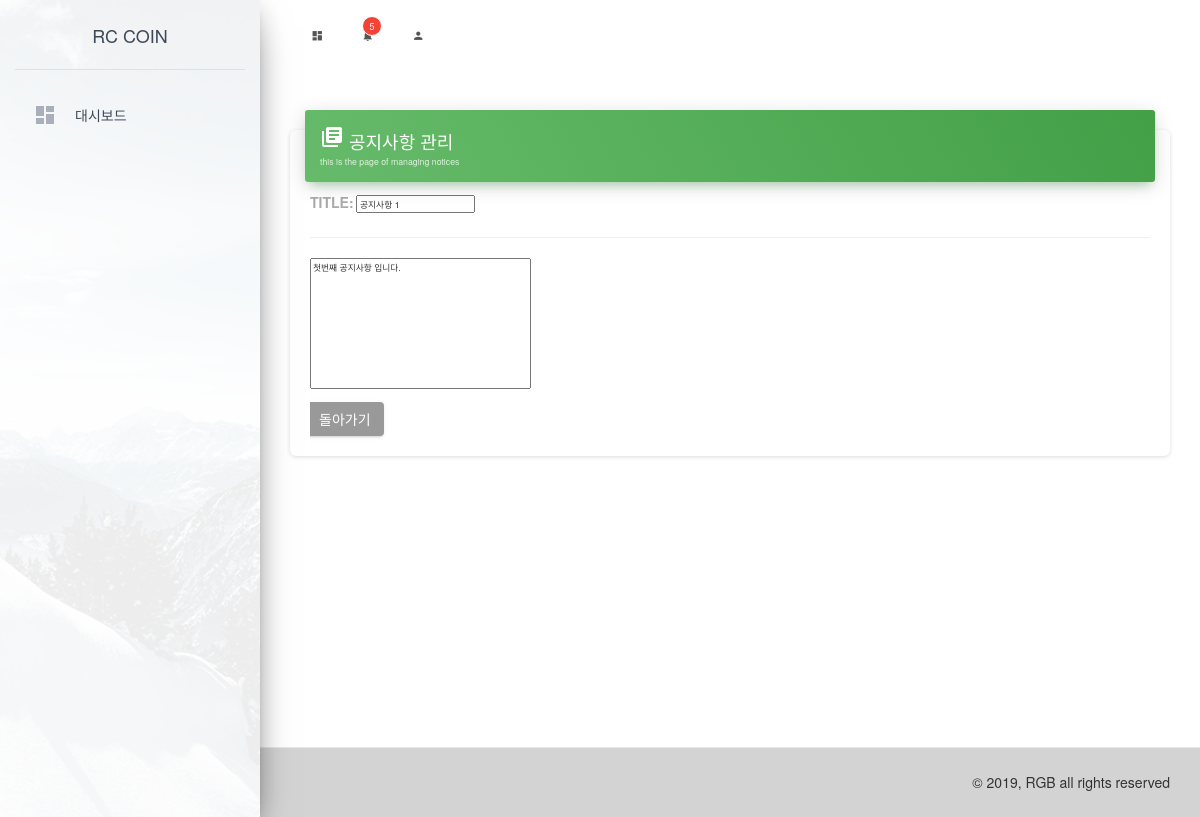
The app's page /operate/notice/notice_edit/1, older data.
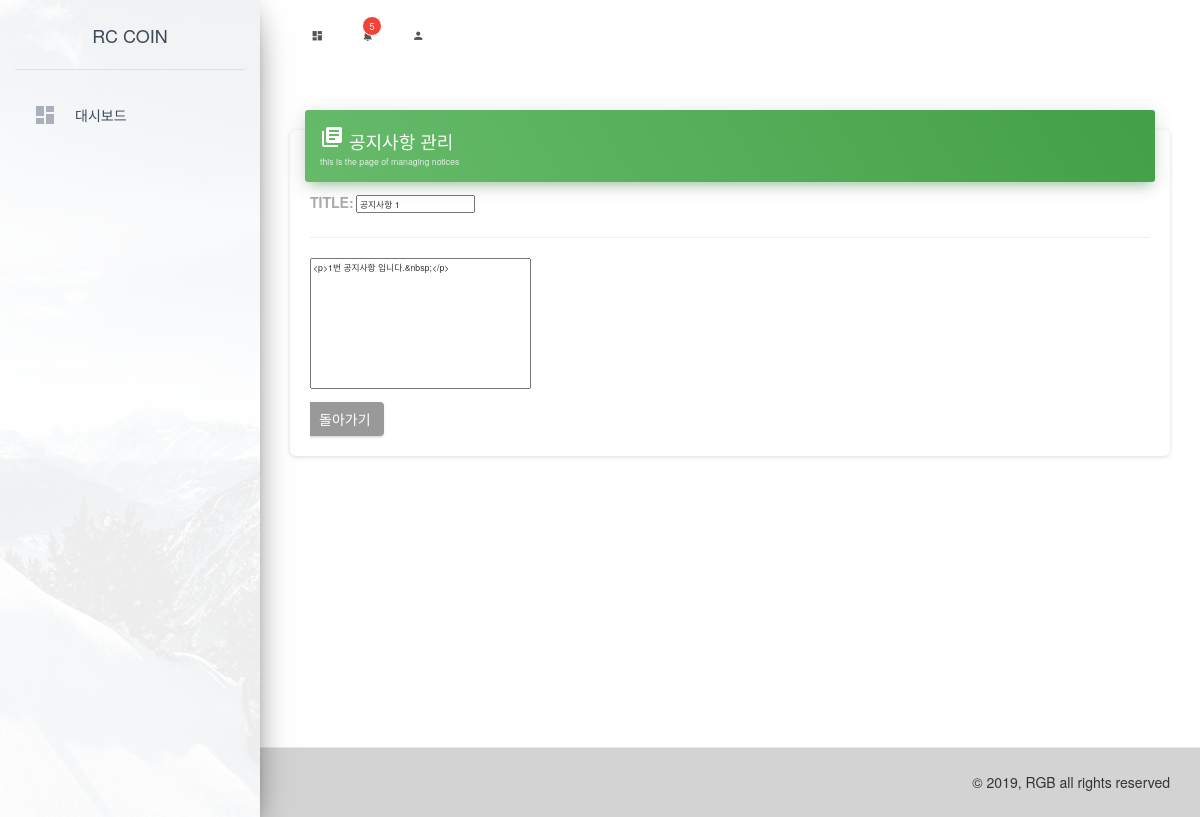
The same page, newer data.
### info/models.py (models this page shows)
class Notice(models.Model):
    title = models.CharField('TITLE', max_length=100)
    content = models.TextField('CONTENT')
    writer = models.ForeignKey(User, null=True, on_delete=models.CASCADE)
    create_date = models.DateTimeField('CREATE_DATE', auto_now_add=True)
    modify_date = models.DateTimeField('MODIFY_DATE', auto_now=True)
    status = models.CharField('STATUS', max_length=1, default='Y')

### operate/views.py (the view)
# urls.py: path('notice/notice_edit/<int:notice_id>', notice_edit, name='notice_edit'),
def notice_edit(request, notice_id=None):
    if notice_id:
        notice = get_object_or_404(Notice, pk=notice_id)
    else:
        notice = Notice()
    if request.method == 'POST': # POST
        form = NoticeForm(request.POST, instance=notice)
        if form.is_valid():
            notice = form.save(commit=False)
            notice.save()
        return redirect('operate:notice')
    else: # GET
        form = NoticeForm(instance=notice)
        return render(request, 'operate/manage_notice_edit.html', dict(form=form, notice=notice))

### info/forms.py
class NoticeForm(ModelForm):
    class Meta:
        model = Notice
        fields = ('title', 'content', )

### operate/templates/operate/manage_notice_edit.html (shortened to what this page needs)
{% extends './base.html' %}
{% block content %}
<link href="https://netdna.bootstrapcdn.com/bootstrap/3.3.5/css/bootstrap.css" rel="stylesheet">
<link href="https://cdnjs.cloudflare.com/ajax/libs/summernote/0.8.9/summernote.css" rel="stylesheet">
  <div class="content">
    <div class="container-fluid">
      <div class="row">
        <div class="col-md-12">
          <div class="card">
            <div class="card-header card-header-success">
              <h4 class="card-title "><i class="material-icons">library_books</i>&nbsp;공지사항 관리</h4>
              <p class="card-category">this is the page of managing notices</p>
            </div>
            <div class="card-body">
              <div class="table-responsive">
                {% if notice.id %}
                    <form action="{% url 'operate:notice_edit' notice_id=notice.id %}" method="POST">
                {% else %}
                    <form action="{% url 'operate:notice_add' %}" method="POST">
                {% endif %}
                <fieldset class="aligned">
                    {{ form.title.label_tag }} {{ form.title }}
                    <hr>
                    {{ form.content|safe }}
                </fieldset>
                    <div class="form-group row btn_group" style="margin-left: -382px;">
                        <div class="offset-md-3 col-md-9">
                            <a class="btn" href="{% url 'operate:notice' %}">돌아가기</a>
                        </div>
                    </div>
                </form>
              </div>
            </div>
          </div>
        </div>
      </div>
    </div>
  </div>
{% endblock content %}

Row changes from the older to the newer data that the page shows:
changed Notice "공지사항 1": content "첫번째 공지사항 입니다." → "<p>1번 공지사항 입니다.&nbsp;</p>"
